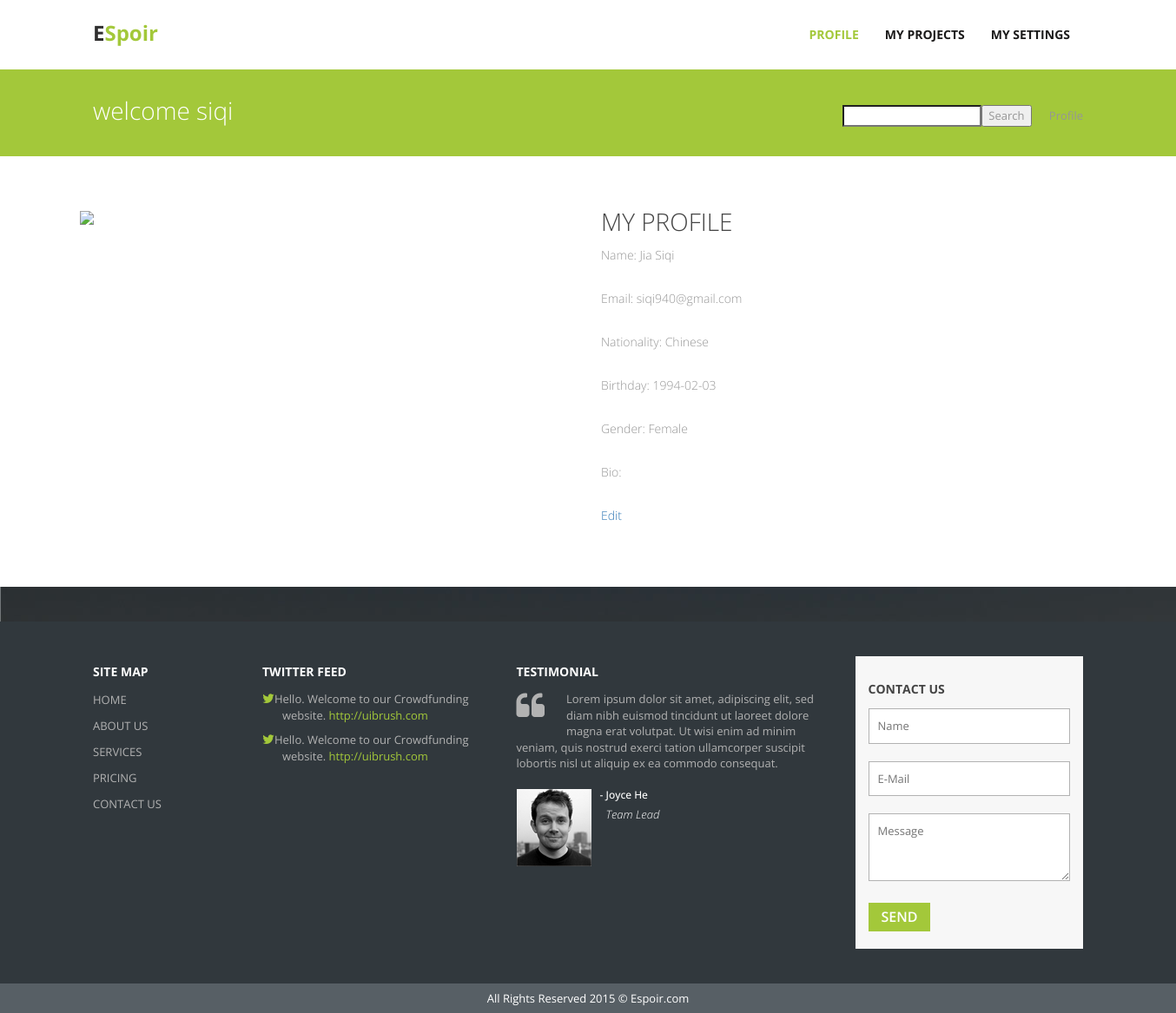
The app's page /profile.php (signed in) with its own data.
### tables this page shows
CREATE TABLE IF NOT EXISTS `user` (
  `userEmail` varchar(255) NOT NULL,
  `password` varchar(255) NOT NULL,
  `firstName` varchar(255) NOT NULL,
  `lastName` varchar(255) NOT NULL,
  `nationality` varchar(50) NOT NULL,
  `birthday` date NOT NULL,
  `gender` enum('Female','Male') NOT NULL,
  `picScr` blob NOT NULL,
  `picName` varchar(8000) NOT NULL,
  `bio` text
);

### profile.php (the view, shortened to what this page needs)
<!DOCTYPE html>
<html lang="en">
<head>
	<link href="css/bootstrap.css" rel="stylesheet">
	<link href="//maxcdn.bootstrapcdn.com/font-awesome/4.2.0/css/font-awesome.min.css" rel="stylesheet">
	<link href="css/responsiveslides.css" rel="stylesheet">
	<link href="css/style.css" rel="stylesheet">
  </head>
  <?php
    include("db.php");
	$emailtxt = $_SESSION["emailtxt"];
	$sql = "SELECT * FROM user WHERE userEmail = '$emailtxt'";
	if ($result=mysqli_query($mysqli,$sql))
    {
        $rowcount=mysqli_num_rows($result);
    }
	if($rowcount==1)
	{
        $row = mysqli_fetch_array($result,MYSQLI_ASSOC);
	}
	else
	{
		echo '<script language="javascript">';
		echo 'alert("Wrong username/password");';
		echo 'window.location.href="../CS2102/loginreg.php";';
		echo '</script>';
	}
  ?>
  <body data-responsejs='{ "create": [ { "prop": "width", "breakpoints": [0, 320, 481, 641, 961, 1025, 1281, 1400] }]}'>
  	<div class="wrapper">
  		<div class="container">
  			<nav class="navbar navbar-default">
  				<div class="container-fluid">
  					<div class="navbar-header">
  						<a class="navbar-brand" href="index.html">E<span>Spoir</span></a> </div>
  						<div class="collapse navbar-collapse pull-right" id="bs-example-navbar-collapse-1">
  							<ul class="nav navbar-nav">
                    <li class="active"><a href="index.html">Profile</a>
 <span class="sr-only">(current)</span></a></li>
                    <li><a href="create.html">My Projects</a></li>
                    <li> <a href="loginreg.html">My Settings</a></li>
					        </ul>
  						</div>
  					</div>
  				</nav>
  			</div>
  		</div>
  		<div class="inner-head">
  			<div class="container">
  				<div class="col-lg-12">
  					<h4 class="pull-left">welcome <?php echo $row["firstName"] ?></h4>
  					<form method="post" action="search.php"><p class="pull-right pagination"><input type="search" name="keyword" /><input type="submit" value="Search" /> &nbsp;&nbsp;&nbsp;&nbsp;  Profile</p></form>
  				</div>
  			</div>
  		</div>
        <div class="inner-page services">
 <div class="container">
  <div class="">
   <div class="col-md-6 no-padding-left">
	<img src="image/<?php echo $row["picName"]; ?>">
  </div>
  <div class="col-md-6">
    <h2>My Profile</h2>
    <p>
     			Name: <?php echo $row["lastName"]." ".$row["firstName"] ?>
                <br /><br/>
                Email: <?php echo $row["userEmail"] ?>
                <br /><br/>
                Nationality: <?php echo $row["nationality"] ?>
                <br /><br />
                Birthday: <?php echo $row["birthday"] ?>
                <br /> <br />
                Gender: <?php echo $row["gender"] ?>
                <br /><br />
                Bio: <?php echo $row["bio"] ?>
                <br />  <br />
                <a href="editProfile.php">Edit</a>
   </p>
 </div>
 <div class="clearfix"></div>
</div>
          </div>
        </div>
        <div class="testimonial main">
              </div>
  		<div class="footer">
  			<div class="container">
  				<div class="col-sm-2">
  					<h5>Site Map</h5>
  					<ul>
  						<li><a href="">Home</a></li>
  						<li><a href="">About Us</a></li>
  						<li><a href="">Services</a></li>
  						<li><a href="">Pricing</a></li>
  						<li><a href="">Contact Us</a></li>
  					</ul>
  				</div>
  				<div class="col-sm-4 col-md-3 twitter">
  					<h5>Twitter Feed</h5>
  					<ul>
  						<li><i class="fa  fa-twitter"></i>Hello. Welcome to our Crowdfunding website. <span>http://uibrush.com</span></li>
  						<li><i class="fa  fa-twitter"></i>Hello. Welcome to our Crowdfunding website. <span>http://uibrush.com</span></li>
  					</ul>
  				</div>
  				<div class="col-md-4 testimonial">
  					<h5>Testimonial</h5>
  					<ul>
  						<li><i class="fa  fa-quote-left"></i>Lorem ipsum dolor sit amet,  adipiscing elit, sed
  							diam  nibh euismod tincidunt ut laoreet dolore magna erat volutpat. Ut wisi enim ad minim veniam, quis nostrud exerci tation ullamcorper suscipit lobortis nisl ut aliquip ex ea commodo consequat.  </li>
  						</ul>
  						<div class="t-image">
  							<img src="img/testimonial.png">
  							<h6>- Joyce He </h6><br>
  							<p>Team Lead</p>
  						</div>
  					</div>
  					<div class="col-md-3 contact-footer">
  						<div class="footer-form">
  							<h5>Contact Us</h5>
  							<input type="text" placeholder="Name">
  							<input type="text" placeholder="E-Mail">
  							<textarea placeholder="Message" rows="3"></textarea>
  							<button class="submit-bt">Send</button>
  						</div>
  					</div>
  				</div>
  			</div>
  			<div class="copyright">
  				<div class="container">
  					<p>All Rights Reserved 2015 &copy; Espoir.com</p>
  				</div>
  			</div>
  		</body>
  		</html>

### css/style.css (style rules this page uses)
* { font-family: 'Open Sans', sans-serif; }
.wrapper { width: 100%; margin: 0 auto; }
@media (min-width:1200px) { .wrapper { width: 1344px; margin: 0 auto; } }
@media (min-width:1200px) { .container { padding: 0; position: relative; } }
@media (min-width:1200px) { div#bs-example-navbar-collapse-1 { padding-right: 0; } }
@media (min-width:1200px) { .no-padding-left { padding-left: 0; } }
a, a:hover, a:focus { text-decoration: none; }
img { vertical-align: middle; width: 100%; }
h2 { font-size: 28px; font-weight: 300; text-transform: uppercase; color: #444444; margin-top: 60px; }
h4 { font-size: 16px; font-weight: bold; text-transform: uppercase; margin-bottom: 0px; margin-top: 20px; }
p { color: #969696; font-size: 13px; }
.navbar-brand span { color: #A3C83A; }
a.navbar-brand { color: #2f2e2e !important; font-weight: bold; font-size: 24px; padding-top: 28px; }
.navbar { margin-bottom: 0; }
.navbar-default .navbar-nav > .active > a, .navbar-default .navbar-nav > .active > a:hover, .navbar-default .navbar-nav > .active > a:focus { background-color: inherit; color: #A3C83A; }
.navbar-default .navbar-nav > li > a { font-size: 14px; font-weight: bold; color: #1b1a1a ; text-transform: uppercase; padding-top: 30px; padding-bottom: 30px; }
input[type="text"], textarea { width: 100%; border: 1px solid #b2b2b2; padding: 10px; font-size: 13px; text-transform: capitalize; margin-bottom: 20px; }
.navbar-default { background-color: inherit; border: none; }
h5 { font-weight: bold; font-size: 14px; color: white; text-transform: uppercase; float: left; }
.footer h5 { float: none; margin-bottom: 15px; }
.footer { background: #31383d; padding-top: 40px; padding-bottom: 40px; }
.footer ul { padding-left: 0; list-style: none; }
.footer li { margin-bottom: 10px; }
.footer a { color: #b2b2b2; font-size: 13px; text-transform: uppercase; }
.twitter li { color: #b2b2b2; margin-left: 23px; font-size: 13px; }
.twitter i { color: #a3c83a; font-size: 15px; margin-left: -23px; }
.twitter span, .twitter span a { color: #a3c83a; }
.testimonial li { color: #b2b2b2; font-size: 13px; }
.testimonial i { color: #b2b2b2; font-size: 35px; float: left; margin-right: 25px; margin-bottom: 7px; }
.t-image img { width: 86px; float: left; }
.t-image h6 { float: left; color: white; margin-left: 10px; margin-top: 0; margin-bottom: 0px; }
.t-image p { margin-left: 17px; float: left; color: white; font-style: italic; font-weight: 300; }
.t-image { margin-top: 20px; }
.footer-form { background: #f7f7f7; padding: 20px 15px; }
.footer-form h5 { color: #444444; }
.submit-bt { background: #A3C83A; border: none; color: white; font-weight: 600; text-transform: uppercase; padding: 5px 15px; font-style: normal; font-size: 16px; }
.copyright .container p { color: white; text-align: center; margin: 8px; }
.copyright { background: #575F65; }
.inner-head h4 { font-size: 28px; font-weight: 300; text-transform: lowercase; color: white; margin-top: 32px; }
.inner-head { background: #A3C83A; min-height: 100px; margin-bottom: 60px; }
.pagination { margin-top: 41px; }
.inner-page p { font-size: 14px; text-align: justify; line-height: 25px; font-weight:300; }
.clearfix { position: relative; z-index: -1; }
.col-md-6 h2 { margin-top: 0; }
.testimonial.main { background: url('../img/testimonial_bg.jpg'); padding: 30px 0 10px 0; margin-top: 60px; }

### records on screen
user: firstName "siqi", lastName "Jia", firstName "Siqi", userEmail "siqi940@gmail.com", nationality "Chinese", birthday "1994-02-03", gender "Female"
